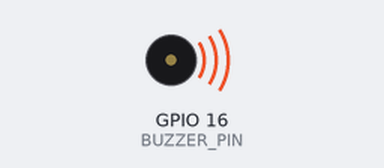
Recording of a program running on a simulated Raspberry Pi (BCM pin numbers). Parts: buzzer (waves = sounding). At 15.0 s the program stops and its outputs stay as they are.

Above: at 0.1 s.
At 15.1 s:
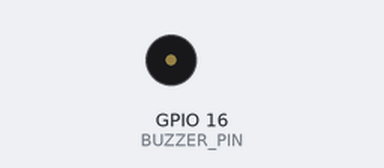
Timing chart, 0 to 16.5 s (numbered marks = the images above):
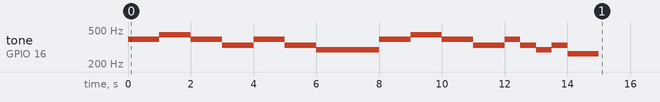

The program:

piezo_buzzer_task.py
```python
import RPi.GPIO as GPIO
import time

BUZZER_PIN = 16
GPIO.setmode(GPIO.BCM)
GPIO.setup(BUZZER_PIN, GPIO.OUT)

pwm = GPIO.PWM(BUZZER_PIN, 262)
pwm.start(10) #duty cycle (0~100)

#주파수 : 도(262Hz) 레(294Hz) 미(330Hz) 파(349Hz) 솔(392Hz) 라(440Hz) 시(494Hz) 도(523Hz)
melody = [262, 294, 330, 349, 392, 440, 494, 523]
schoolbell1 = [392, 392, 440, 440, 392, 392]
schoolbell2 = [392, 392, 330, 330]
schoolbell3 = [392, 330, 294, 330]

try:
  for i in schoolbell1:
    pwm.ChangeFrequency(i)
    time.sleep(0.5)
  pwm.ChangeFrequency(330)
  time.sleep(1)
  for i in schoolbell2:
    pwm.ChangeFrequency(i)
    time.sleep(0.5)
  pwm.ChangeFrequency(294)
  time.sleep(2)
  for i in schoolbell1:
    pwm.ChangeFrequency(i)
    time.sleep(0.5)
  pwm.ChangeFrequency(330)
  time.sleep(1)
  for i in schoolbell3:
    pwm.ChangeFrequency(i)
    time.sleep(0.5)
  pwm.ChangeFrequency(262)
  time.sleep(1)

finally:
    pwm.stop()
    GPIO.cleanup() 
```

Measured:
- by itself, tone on GPIO 16 (BUZZER_PIN): plays 392 Hz for 1.0 s, 440 Hz for 1.0 s, 392 Hz for 1.0 s, 330 Hz for 1.0 s, 392 Hz for 1.0 s, 330 Hz for 1.0 s … (16 notes in this stretch)
